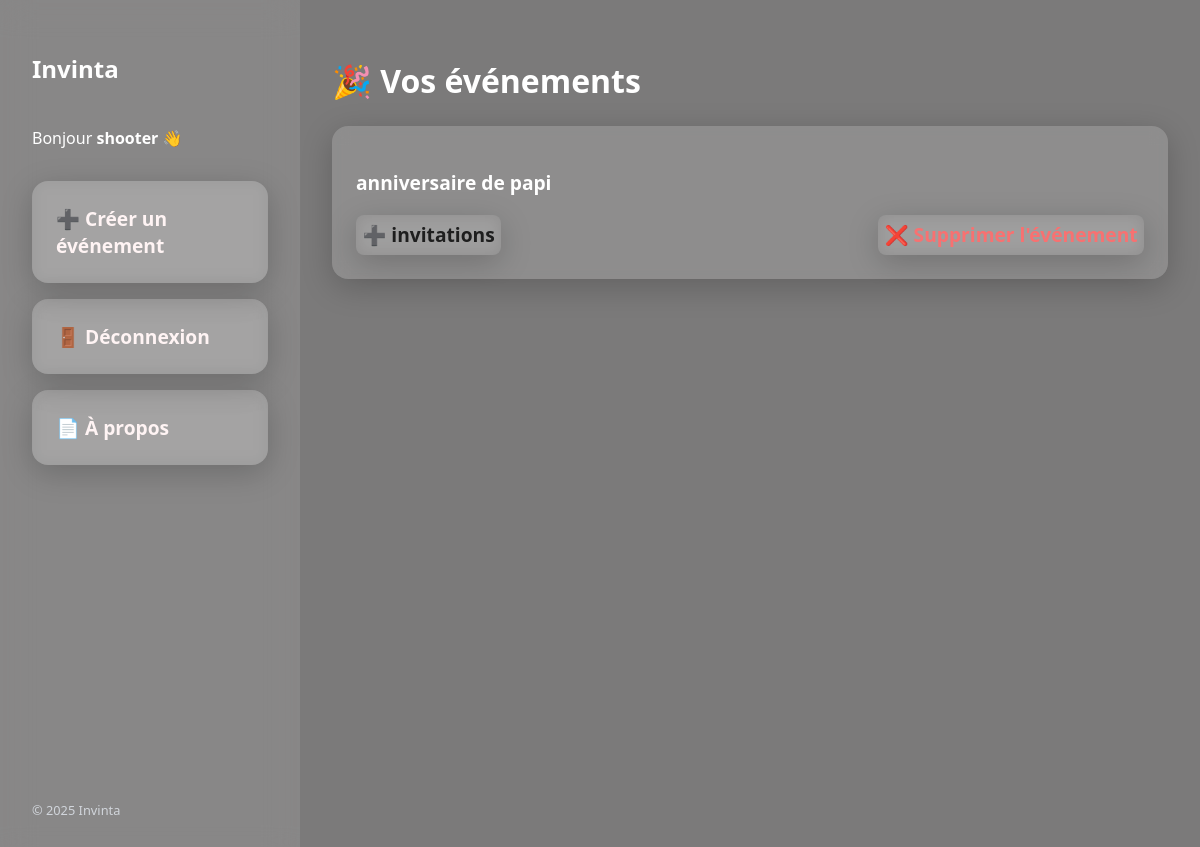
Page /accueil/ (signed in) on the earlier database version.
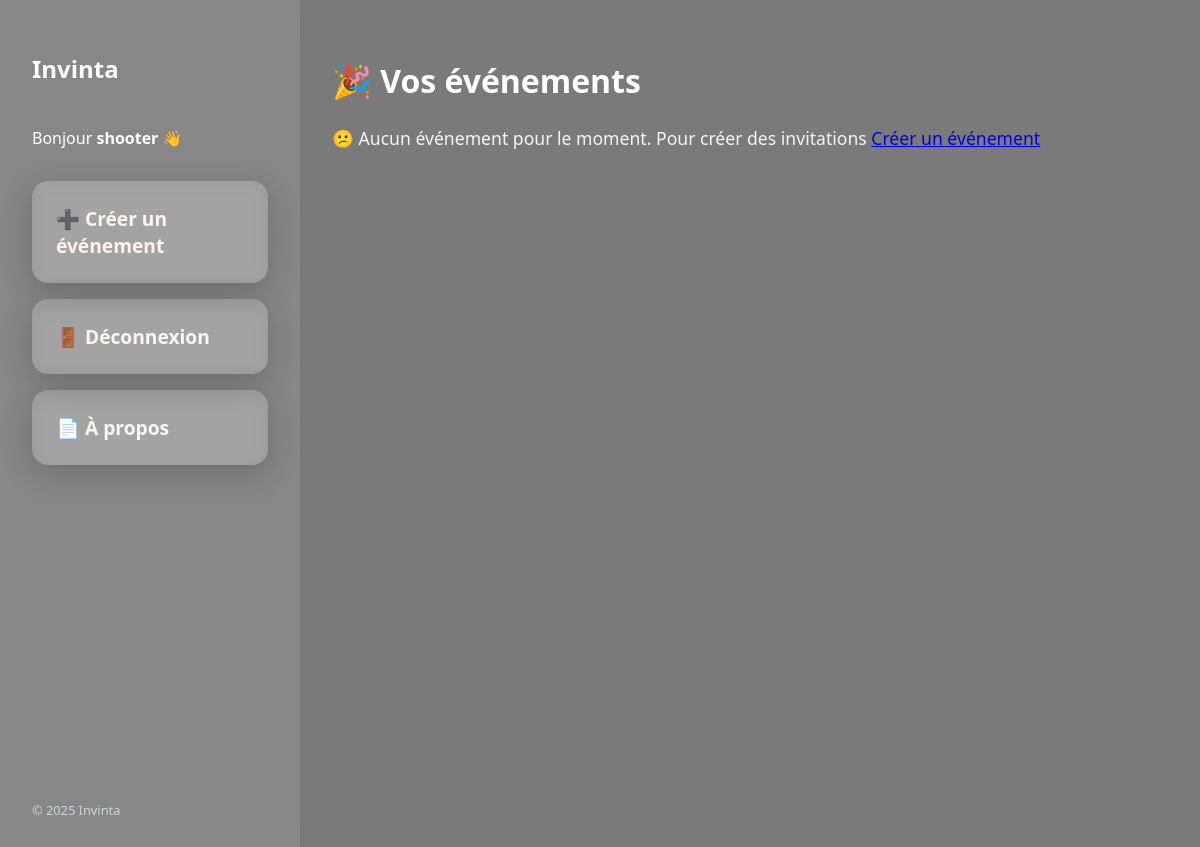
Same page on the later database version.
### core/models.py (models this page shows, shortened)
class Evenement(models.Model):
    organisateur = models.ForeignKey(User, on_delete=models.CASCADE)
    titre = models.CharField(max_length=100)
    date = models.DateTimeField()
    lieu = models.CharField(max_length=200)
    description = models.TextField(blank=True)
    style_invitation = models.CharField(
        max_length=20,
        choices=STYLE_CHOICES,
        default='classique',
        help_text="Style visuel prédéfini pour l'invitation."
    )
    image_evenement = models.ImageField(
        upload_to='evenements/',
        null=True,
        blank=True,
        help_text="Image d'illustration de l’événement."
    )

### core/views.py (the view)
# urls.py: path('accueil/', views.accueil_vue, name='accueil_vue'),
@login_required(login_url='login_vue')
def accueil_vue(request):
    if request.user.is_authenticated:
        evenements = Evenement.objects.filter(organisateur=request.user)
    else:
        evenements = []
    return render(request, 'core/accueil.html', {'evenements': evenements})

### core/templates/core/accueil.html (shortened to what this page needs)
{% load static %}
<!DOCTYPE html>
<html lang="fr">
  <head>
    <link rel="stylesheet" href="{% static 'css/accueil.css' %}">
    <link rel="stylesheet" href="https://unpkg.com/@fortawesome/fontawesome-free/css/all.min.css" />
  </head>
  <body>
    <div class="main-grid">
      <aside class="sidebar">
        <div>
          <h1 class="logo">Invinta</h1>
          <p class="welcome">
            Bonjour <strong>{{ request.user.username }}</strong> 👋
          </p>
          <nav class="nav-links">
            <a href="{% url 'cree_evenement' %}">➕ Créer un événement</a>
            <a href="{% url 'deconnexion_vue' %}">🚪 Déconnexion</a>
            <a href="accueil.html">📄 À propos</a>
          </nav>
        </div>
        <p class="copyright">© 2025 Invinta</p>
      </aside>
      <main class="content">
        <h2 class="title">🎉 Vos événements</h2>
        {% if evenements %}
        <div class="events-grid">
          {% for evenement in evenements %}
          <div class="event-card">
            <h3 class="event-title">{{ evenement.titre }}</h3>
            <div class="event-actions">
              <a href="{% url 'gestion_invitations' evenement.id %}" class="link-blue">
                ➕ invitations
              </a>
              <a href="{% url 'supprimer_evenement' evenement.id %}" class="link-red"
                 onclick="return confirm('Supprimer cet événement ?');">
                ❌ Supprimer l'événement
              </a>
            </div>
          </div>
          {% endfor %}
        </div>
        {% else %}
        <p class="no-event">😕 Aucun événement pour le moment. Pour créer des invitations <a href="{% url 'cree_evenement' %}">Créer un événement</a></p>
        {% endif %}
      </main>
    </div>
  </body>
</html>

Differences in the rows shown:
removed Evenement: titre "anniversaire de papi"
Other differences:
text now shown: "😕 Aucun événement pour le moment. Pour créer des invitations Créer un événement"
